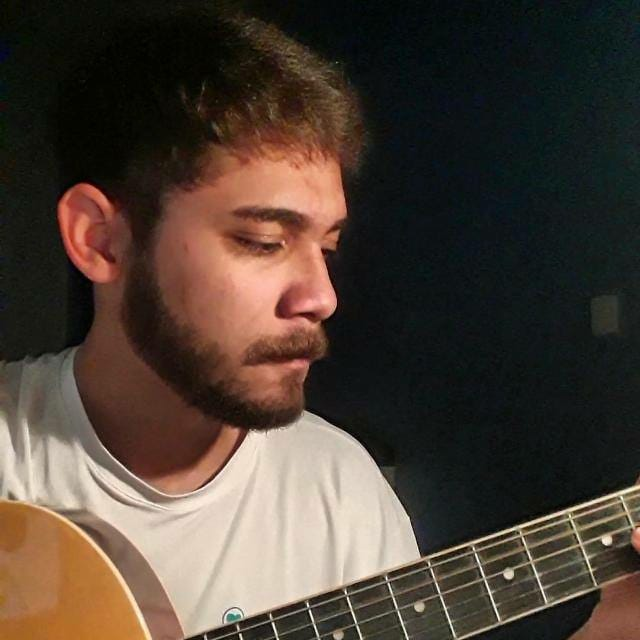
#> input picture boi.jpeg, 640 x 640 px, given in place of the camera
$ python obj_tracking.py
#> lines starting #> are read from the running program, lines starting #| are printed output that depends on the picture; after the words box and inside, x2 and y2 are one past the last pixel; in counts of white or black regions, pixels touching at a corner belong together
import cv2
import numpy as np

def main():

	cap = cv2.VideoCapture(0)

	if cap.isOpened():
		ret, frame = cap.read()
#> frame is the input picture: shape (640, 640, 3); mean B, G, R 53.2, 63.2, 75.8
	else:
		ret = False

	while ret:

		ret, frame = cap.read()

		hsv = cv2.cvtColor(frame, cv2.COLOR_BGR2HSV)
#> hsv: shape (640, 640, 3); mean H, S, V 45.6, 105.1, 79

		#Blue Color
		low_blue = np.array([100,50,50])
		high_blue = np.array([140,255,255])

		#Green Color
		low_green = np.array([40,50,50])
		high_green = np.array([80,255,255])

		#Red Color
		low_red = np.array([110,150,0])
		high_red = np.array([200,255,255])

		image_maskB = cv2.inRange(hsv,low_blue,high_blue)
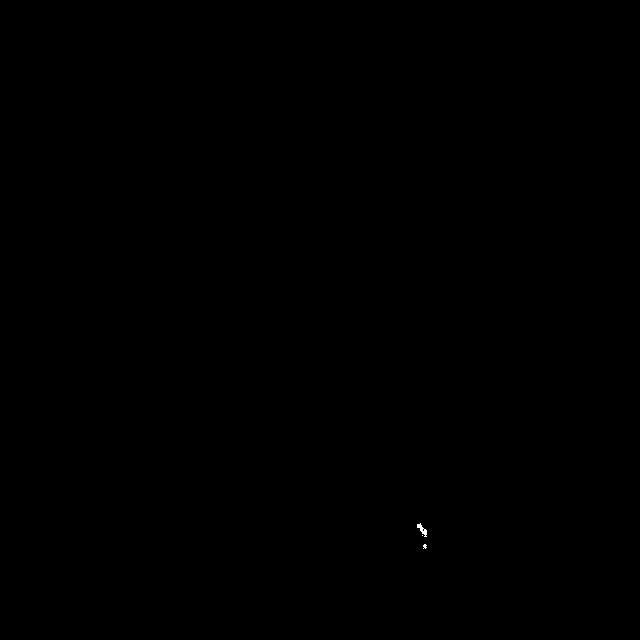
#> image_maskB: shape (640, 640); 0.02% white; 3 white regions (2 under 20 px), largest, box (x1, y1, x2, y2) and area: (417, 523, 427, 537) 59
		outputB = cv2.bitwise_and(frame,frame, mask = image_maskB)

		image_maskG = cv2.inRange(hsv,low_green,high_green)
#> image_maskG: shape (640, 640); 0.01% white in thin lines or dots, all inside (x1, y1, x2, y2) = (227, 61, 613, 628)
		outputG = cv2.bitwise_and(frame,frame, mask = image_maskG)

		image_maskR = cv2.inRange(hsv,low_red,high_red)
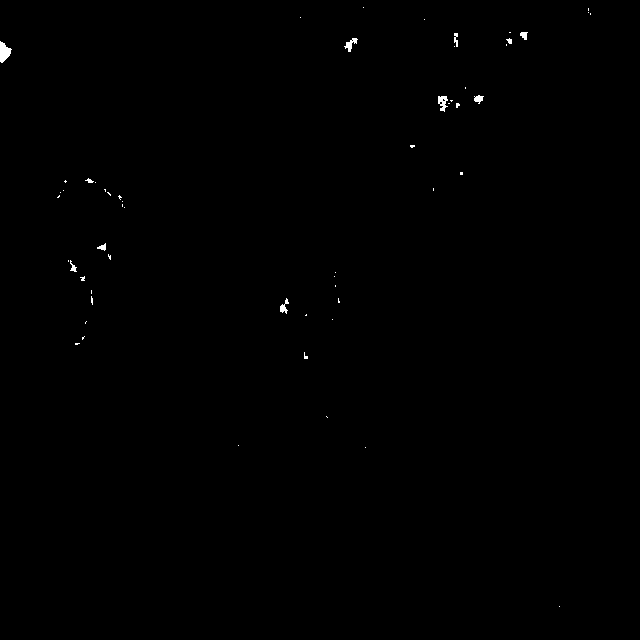
#> image_maskR: shape (640, 640); 0.21% white; 57 white regions (46 under 20 px), largest, box (x1, y1, x2, y2) and area: (0, 41, 12, 63) 162, (438, 96, 448, 112) 99, (344, 38, 358, 52) 83
		outputR = cv2.bitwise_and(frame,frame, mask = image_maskR)

		output1 = cv2.add(outputB,outputR,outputG)
		output2 = outputB+outputG+outputR
		# [7 lines of commented-out code are left out]

		cv2.imshow("Original Webcam Feed",frame)
		cv2.imshow("BRG segmentation", output2)
		cv2.imshow("BGR segmentation with opencv",output1)
		#cv2.imshow("Blue color Tracking",outputB)
		#cv2.imshow("Green color Tracking",outputG)
		#cv2.imshow("Red color Tracking",outputR)

		if cv2.waitKey(1) == 27:
#> (key Esc is pressed here)
			break

	cv2.destroyAllWindows()
	cap.release()

if __name__ == "__main__":
	main()

$ run again, on jujuba.jpeg
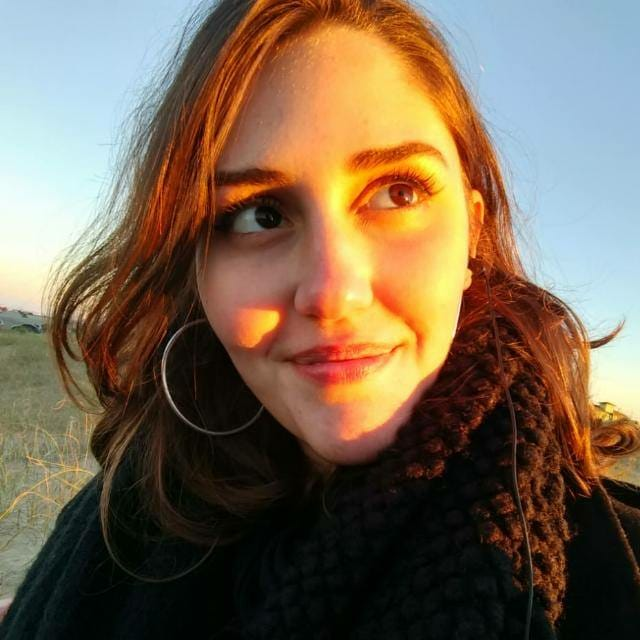
#> input picture jujuba.jpeg, 640 x 640 px, given in place of the camera
#> in main, frame is the input picture: shape (640, 640, 3); mean B, G, R 81.4, 101.9, 120.4
#> hsv: shape (640, 640, 3); mean H, S, V 44.6, 140, 132.1
#> in main, `image_maskB = cv2.inRange(hsv,low_blue,high_blue)`:
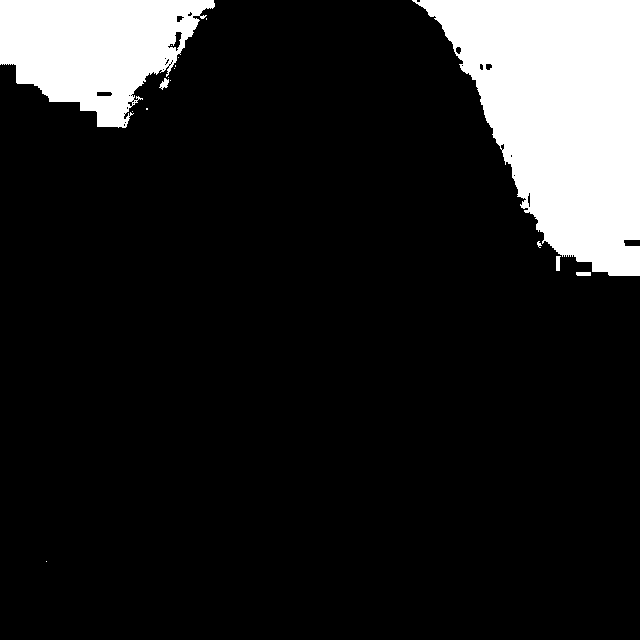
#> image_maskB: shape (640, 640); 13.9% white; 16 white regions (11 under 20 px), largest, box (x1, y1, x2, y2) and area: (412, 0, 640, 276) 39072, (0, 0, 215, 128) 17619, (159, 78, 169, 90) 63, (556, 256, 561, 271) 61, (576, 272, 591, 276) 59
#> image_maskG: shape (640, 640); 0.12% white; 34 white regions (30 under 20 px), largest, box (x1, y1, x2, y2) and area: (7, 324, 42, 340) 223, (14, 546, 45, 598) 102, (47, 525, 57, 542) 32, (55, 518, 59, 528) 20
#> image_maskR: shape (640, 640); 0.12% white; 68 white regions (65 under 20 px), largest, box (x1, y1, x2, y2) and area: (312, 361, 336, 378) 156, (424, 424, 433, 433) 49, (456, 365, 464, 368) 23
#> in main, `output2 = outputB+outputG+outputR`:
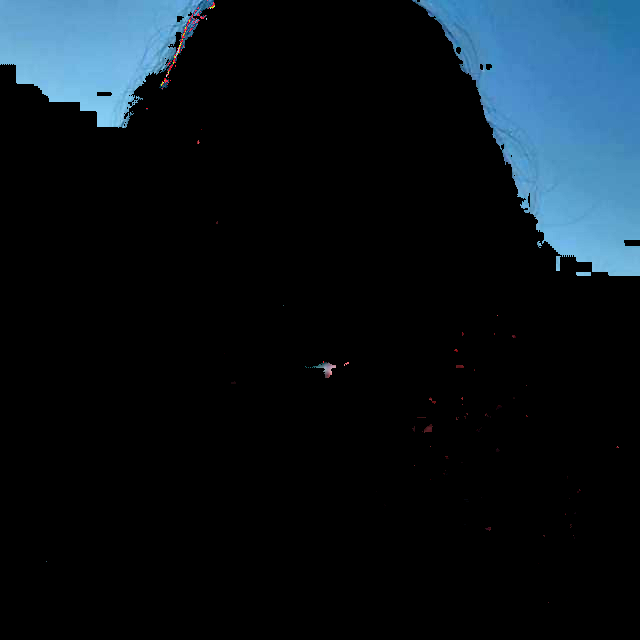
#> output2: shape (640, 640, 3); mean B, G, R 27.8, 21, 11.8
